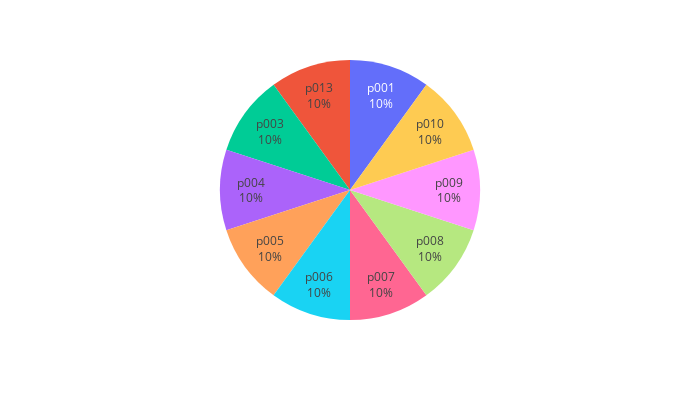
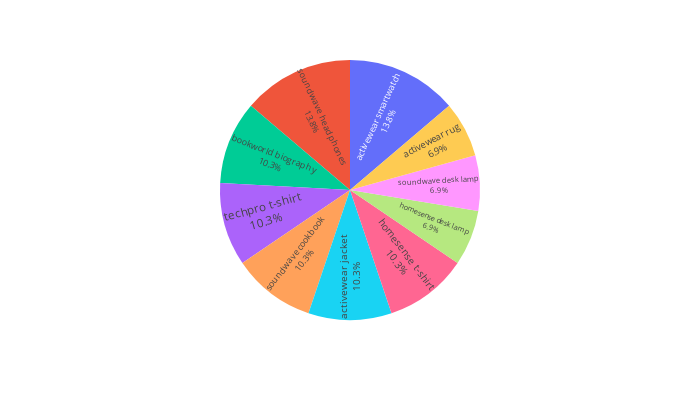
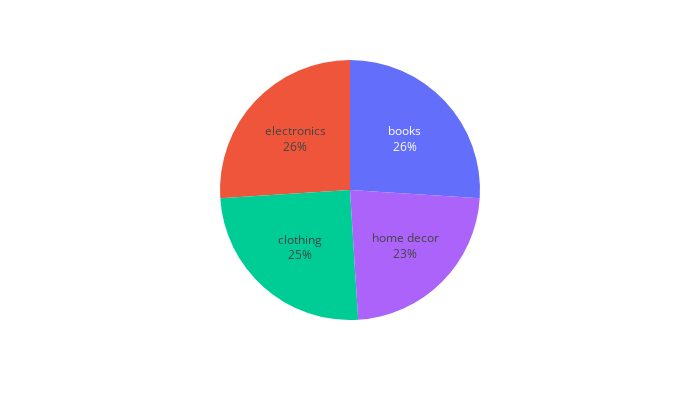

These figures' notebook cell, in order:
### Code cell
for col in pro.columns:
    if pro[col].dtype == object:
        uni.catstudy(pro, col)
    elif pro[col].dtype == 'float64':
        uni.ncstudy(pro, col)
    elif pro[col].dtype == 'int64':
        uni.ndstudy(pro, col)
    elif pro[col].dtype == 'datetime64[ns]':
        uni.datestudy(pro, col)

### Figure 1 — Plotly figure (JSON) as saved in the notebook; plotly's stock layout.template omitted (floating-point values rounded to 4 significant figures)
{"data": [{"domain": {"x": [0, 1], "y": [0, 1]}, "hovertemplate": "label=%{label}<br>value=%{value}<extra></extra>", "labels": ["p001", "p013", "p003", "p004", "p005", "p006", "p007", "p008", "p009", "p010"], "legendgroup": "", "name": "", "showlegend": true, "textinfo": "percent+label", "textposition": "inside", "type": "pie", "values": [1, 1, 1, 1, 1, 1, 1, 1, 1, 1]}], "layout": {"height": 400, "legend": {"tracegroupgap": 0}, "margin": {"t": 60}, "showlegend": false, "width": 700}}

### Figure 2 — Plotly figure (JSON) as saved in the notebook; plotly's stock layout.template omitted (floating-point values rounded to 4 significant figures)
{"data": [{"domain": {"x": [0, 1], "y": [0, 1]}, "hovertemplate": "label=%{label}<br>value=%{value}<extra></extra>", "labels": ["activewear smartwatch", "soundwave headphones", "bookworld biography", "techpro t-shirt", "soundwave cookbook", "activewear jacket", "homesense t-shirt", "homesense desk lamp", "soundwave desk lamp", "activewear rug"], "legendgroup": "", "name": "", "showlegend": true, "textinfo": "percent+label", "textposition": "inside", "type": "pie", "values": [4, 4, 3, 3, 3, 3, 3, 2, 2, 2]}], "layout": {"height": 400, "legend": {"tracegroupgap": 0}, "margin": {"t": 60}, "showlegend": false, "width": 700}}

### Figure 3 — Plotly figure (JSON) as saved in the notebook; plotly's stock layout.template omitted (floating-point values rounded to 4 significant figures)
{"data": [{"domain": {"x": [0, 1], "y": [0, 1]}, "hovertemplate": "label=%{label}<br>value=%{value}<extra></extra>", "labels": ["books", "electronics", "clothing", "home decor"], "legendgroup": "", "name": "", "showlegend": true, "textinfo": "percent+label", "textposition": "inside", "type": "pie", "values": [26, 26, 25, 23]}], "layout": {"height": 400, "legend": {"tracegroupgap": 0}, "margin": {"t": 60}, "showlegend": false, "width": 700}}
